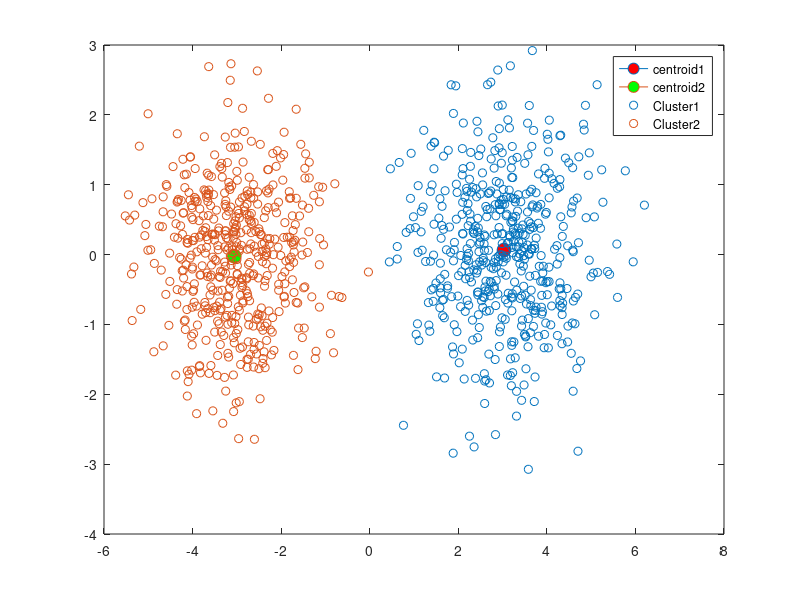

MATLAB code for this plot: (Note: this script raises an error after producing the figure.)
% clear console
clc;
clear;

disp('ill be k means weeee');

% Load data
load = load('kmeans1.mat');
dataMat = cell2mat(struct2cell(load));

%init parameters
szData = size(dataMat);
numberOfExamples = szData(1);
k = 2;
centroids = [];
clusterLabels = zeros(numberOfExamples,1);
maxEpochs = 1000;

% take random samples from the data set
for i=1:k
    rng(41 + i)
    randomIndex = randsample(numberOfExamples,1);
    randomPoint = dataMat(randomIndex,:);
    centroids = [centroids; randomPoint];
end
% Must save for the arroz plotz
initialCentroids = centroids;

% Epochs loop
for j=1:maxEpochs
    % Assign data points to the nearest cluster
    for i=1:numberOfExamples
        % Get the current Point
        currentPoint = dataMat(i,:);
        % Calculate the distances
        currentDistance = pdist2(currentPoint, centroids(:,1:2),'euclidean');
        % Calculate the min
        [currentMin, minIdx] = min(currentDistance);
        % Assign the cluster to the min distance
        clusterLabels(i,1) = minIdx;
    end

    % Re compute the centroids as the mean of the points assigned to each
    % cluster
    % Old centroids as a stop condition for algo
    oldCentroids = centroids;
    for i=1:k
        % Find the indexes where we have the current cluster assign
        currentCentroidIndexes = find(clusterLabels == i);
        % Get the points
        currentCentroidPoints = dataMat(currentCentroidIndexes,:);
        % Recompute the centroid as the mean of the assigned points :D
        newCentroid = mean(currentCentroidPoints);
        % Re-assign the current centroid as the mean
        centroids(i,:) = newCentroid;
    end
    
    if abs(norm(oldCentroids) - norm(centroids))< 0.01
        % Escape the loop
        break
    end
end

colorz = ['r','g','b','c','m','y','k','w'];
% Plotz for dayz
for p=1:size(centroids,1)
    plot(centroids(p,1), centroids(p,2), '-o','MarkerSize',10, 'MarkerFaceColor', colorz(p));
    % Plot arrows
    hold on
end
% Scatter Plot of the dataz
scatterData = [[dataMat] clusterLabels];
x1 = scatterData(:,1);
x2 = scatterData(:, 2);
classes = scatterData(:,3);
scatter(x1(classes == 1), x2(classes == 1))
hold on;
scatter(x1(classes == 2), x2(classes == 2))
hold on

legend('centroid1','centroid2','Cluster1','Cluster2')
for p=1:size(centroids,1)
    plot_arrow(initialCentroids(p,1),initialCentroids(p,2),centroids(p,1),centroids(p,2));
    
    hold on
end
title('Scatter Plot of k=2');
